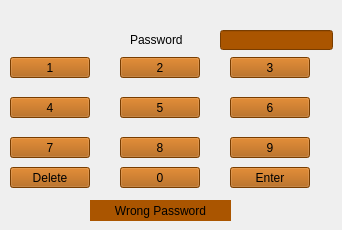
    <widget class="QWidget" name="page_2">
     <widget class="QLineEdit" name="pass">
      <property name="geometry">
       <rect>
        <x>220</x>
        <y>30</y>
        <width>113</width>
        <height>20</height>
       </rect>
      </property>
      <property name="styleSheet">
       <string notr="true">font: 700 9pt &quot;Segoe UI&quot;;color: rgb(0, 0, 0);
background-color: rgb(170, 85, 0);</string>
      </property>
      <property name="echoMode">
       <enum>QLineEdit::EchoMode::Password</enum>
      </property>
     </widget>
     <widget class="QLabel" name="label_2">
      <property name="geometry">
       <rect>
        <x>130</x>
        <y>30</y>
        <width>81</width>
        <height>20</height>
       </rect>
      </property>
      <property name="styleSheet">
       <string notr="true">font: 700 9pt &quot;Segoe UI&quot;;color: rgb(0, 0, 0);</string>
      </property>
      <property name="text">
       <string>Password</string>
      </property>
     </widget>
     <widget class="QPushButton" name="passNum1">
      <property name="geometry">
       <rect>
        <x>10</x>
        <y>57</y>
        <width>80</width>
        <height>21</height>
       </rect>
      </property>
      <property name="styleSheet">
       <string notr="true">border-color: rgb(170, 85, 0);
font: 700 9pt &quot;Segoe UI&quot;;
background-color: rgb(170, 85, 0);
color: rgb(0, 0, 0);</string>
      </property>
      <property name="text">
       <string>1</string>
      </property>
     </widget>
     <widget class="QPushButton" name="passNum2">
      <property name="geometry">
       <rect>
        <x>120</x>
        <y>57</y>
        <width>80</width>
        <height>21</height>
       </rect>
      </property>
      <property name="styleSheet">
       <string notr="true">color: rgb(0, 0, 0);
font: 700 9pt &quot;Segoe UI&quot;;
background-color: rgb(170, 85, 0);</string>
      </property>
      <property name="text">
       <string>2</string>
      </property>
     </widget>
     <widget class="QPushButton" name="passNum3">
      <property name="geometry">
       <rect>
        <x>230</x>
        <y>57</y>
        <width>80</width>
        <height>21</height>
       </rect>
      </property>
      <property name="styleSheet">
       <string notr="true">font: 700 9pt &quot;Segoe UI&quot;;color: rgb(0, 0, 0);
background-color: rgb(170, 85, 0);</string>
      </property>
      <property name="text">
       <string>3</string>
      </property>
     </widget>
     <widget class="QPushButton" name="passNum4">
      <property name="geometry">
       <rect>
        <x>10</x>
        <y>97</y>
        <width>80</width>
        <height>21</height>
       </rect>
      </property>
      <property name="styleSheet">
       <string notr="true">font: 700 9pt &quot;Segoe UI&quot;;color: rgb(0, 0, 0);
background-color: rgb(170, 85, 0);</string>
      </property>
      <property name="text">
       <string>4</string>
      </property>
     </widget>
     <widget class="QPushButton" name="passNum5">
      <property name="geometry">
       <rect>
        <x>120</x>
        <y>97</y>
        <width>80</width>
        <height>21</height>
       </rect>
      </property>
      <property name="styleSheet">
       <string notr="true">font: 700 9pt &quot;Segoe UI&quot;;color: rgb(0, 0, 0);
background-color: rgb(170, 85, 0);</string>
      </property>
      <property name="text">
       <string>5</string>
      </property>
     </widget>
     <widget class="QPushButton" name="passNum6">
      <property name="geometry">
       <rect>
        <x>230</x>
        <y>97</y>
        <width>80</width>
        <height>21</height>
       </rect>
      </property>
      <property name="styleSheet">
       <string notr="true">font: 700 9pt &quot;Segoe UI&quot;;color: rgb(0, 0, 0);
background-color: rgb(170, 85, 0);</string>
      </property>
      <property name="text">
       <string>6</string>
      </property>
     </widget>
     <widget class="QPushButton" name="passNum7">
      <property name="geometry">
       <rect>
        <x>10</x>
        <y>137</y>
        <width>80</width>
        <height>21</height>
       </rect>
      </property>
      <property name="styleSheet">
       <string notr="true">font: 700 9pt &quot;Segoe UI&quot;;color: rgb(0, 0, 0);
background-color: rgb(170, 85, 0);</string>
      </property>
      <property name="text">
       <string>7</string>
      </property>
     </widget>
     <widget class="QPushButton" name="passNum8">
      <property name="geometry">
       <rect>
        <x>120</x>
        <y>137</y>
        <width>80</width>
        <height>21</height>
       </rect>
      </property>
      <property name="styleSheet">
       <string notr="true">font: 700 9pt &quot;Segoe UI&quot;;color: rgb(0, 0, 0);
background-color: rgb(170, 85, 0);</string>
      </property>
      <property name="text">
       <string>8</string>
      </property>
     </widget>
     <widget class="QPushButton" name="passNum9">
      <property name="geometry">
       <rect>
        <x>230</x>
        <y>137</y>
        <width>80</width>
        <height>21</height>
       </rect>
      </property>
      <property name="styleSheet">
       <string notr="true">font: 700 9pt &quot;Segoe UI&quot;;color: rgb(0, 0, 0);
background-color: rgb(170, 85, 0);</string>
      </property>
      <property name="text">
       <string>9</string>
      </property>
     </widget>
     <widget class="QPushButton" name="passNum0">
      <property name="geometry">
       <rect>
        <x>120</x>
        <y>167</y>
        <width>80</width>
        <height>21</height>
       </rect>
      </property>
      <property name="styleSheet">
       <string notr="true">font: 700 9pt &quot;Segoe UI&quot;;color: rgb(0, 0, 0);
background-color: rgb(170, 85, 0);</string>
      </property>
      <property name="text">
       <string>0</string>
      </property>
     </widget>
     <widget class="QPushButton" name="passDelete">
      <property name="geometry">
       <rect>
        <x>10</x>
        <y>167</y>
        <width>80</width>
        <height>21</height>
       </rect>
      </property>
      <property name="styleSheet">
       <string notr="true">font: 700 9pt &quot;Segoe UI&quot;;color: rgb(0, 0, 0);
background-color: rgb(170, 85, 0);</string>
      </property>
      <property name="text">
       <string>Delete</string>
      </property>
     </widget>
     <widget class="QPushButton" name="passEnter">
      <property name="enabled">
       <bool>true</bool>
      </property>
      <property name="geometry">
       <rect>
        <x>230</x>
        <y>167</y>
        <width>80</width>
        <height>21</height>
       </rect>
      </property>
      <property name="styleSheet">
       <string notr="true">font: 700 9pt &quot;Segoe UI&quot;;color: rgb(0, 0, 0);
background-color: rgb(170, 85, 0);</string>
      </property>
      <property name="text">
       <string>Enter</string>
      </property>
     </widget>
     <widget class="QLabel" name="pinTimer">
      <property name="geometry">
       <rect>
        <x>10</x>
        <y>30</y>
        <width>81</width>
        <height>20</height>
       </rect>
      </property>
      <property name="styleSheet">
       <string notr="true">color: rgb(0, 0, 0);

font: 700 9pt &quot;Segoe UI&quot;;</string>
      </property>
      <property name="text">
       <string/>
      </property>
      <property name="alignment">
       <set>Qt::AlignmentFlag::AlignCenter</set>
      </property>
     </widget>
     <widget class="QLabel" name="wrongPassLabel">
      <property name="enabled">
       <bool>true</bool>
      </property>
      <property name="geometry">
       <rect>
        <x>90</x>
        <y>200</y>
        <width>141</width>
        <height>21</height>
       </rect>
      </property>
      <property name="styleSheet">
       <string notr="true">font: 700 9pt &quot;Segoe UI&quot;;color: rgb(0, 0, 0);
background-color: rgb(170, 85, 0);</string>
      </property>
      <property name="text">
       <string>Wrong Password</string>
      </property>
      <property name="alignment">
       <set>Qt::AlignmentFlag::AlignCenter</set>
      </property>
     </widget>
    </widget>
